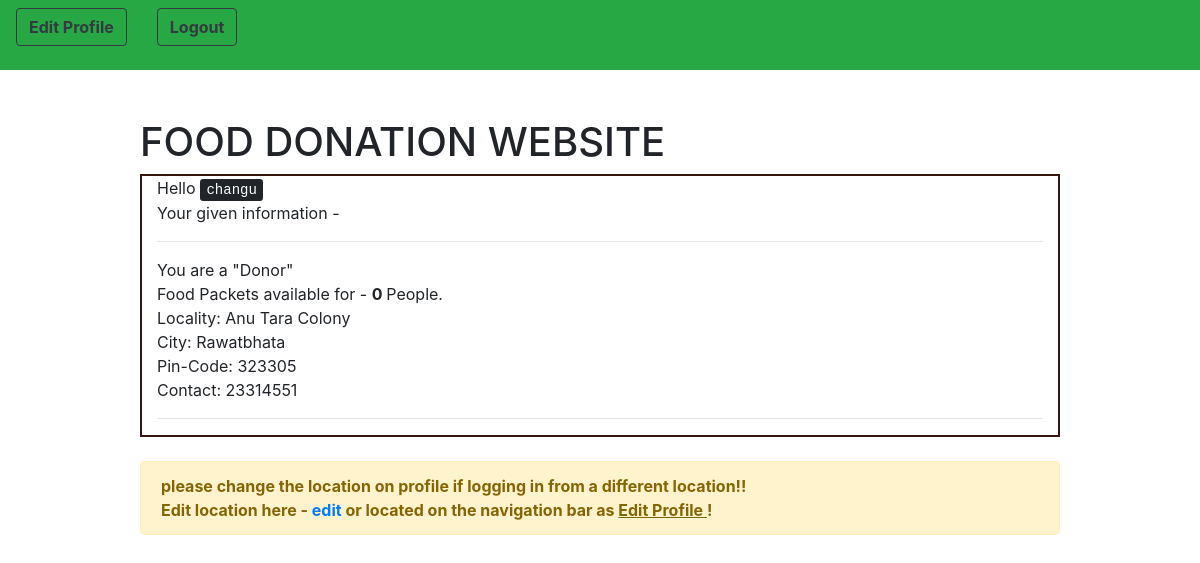
The page / (signed in) on the database as committed earlier.
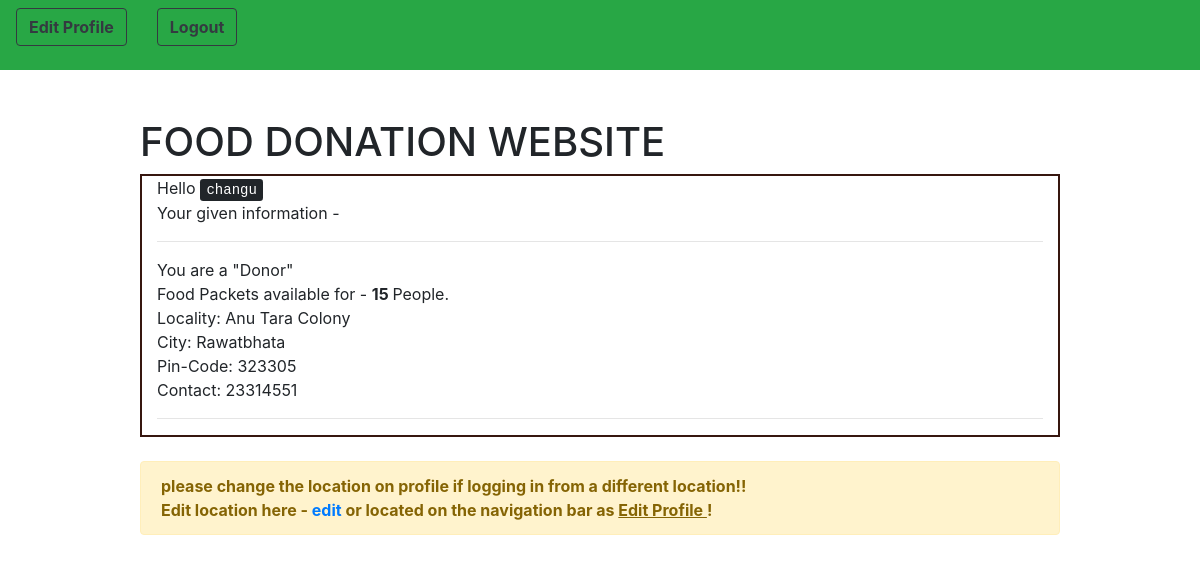
The same page on the database as committed later.
### customUser/models.py (models this page shows, shortened)
class CustomUser(AbstractUser):
    pin_code = models.IntegerField(null = True)
    contact_no = models.IntegerField(null = True)
    resources = models.IntegerField(null = True) # no. of persons avability/requirement
    locality = models.CharField(max_length = 100)
    city = models.CharField(max_length = 50)
    """CHOICES=[('0','Donor'),
                     ('1','Reciever')]"""
    user_type = models.IntegerField(null = True) # 0 - Donor 1 - Reciever
    email = models.EmailField(unique=True)

### templates/home.html (shortened to what this page needs)
{% extends 'base_with_home.html' %}
{% load crispy_forms_tags %}
{% block navigation %}
	<div class = "row">
	{% if user.is_authenticated %}
			<div class = "col">
				<form method = "get" action = "{% url 'edit_profile' %}">
					<button type = "submit" class = "btn btn-outline-dark navbar-btn"> <strong> Edit Profile</strong></button>
				</form>
			</div>
			<div class = "col">
				<form method = "post" action = "{% url 'logout' %}">
					<button type = "submit" class = "btn btn-outline-dark navbar-btn"> <strong> Logout</strong></button>
				</form>
			</div>
		{% endif %}
				</div>
{% endblock %}
{% block content %}
	<h1> FOOD DONATION WEBSITE </h1>
<div class = "container-fluid" style="border:2px solid #36160F;">
	{% if user.is_authenticated %}
			Hello <kbd> {{ user.username }}</kbd>
		 <br> Your given information - <br> <hr>
		 	{% if user.user_type == 0 %}
				You are a "Donor"<br>
				Food Packets available for - <strong> {{ user.resources }} </strong> People.<br>
			{% else %}
				You are a "Reciever"<br>
				Food Packets Required for - <strong> {{user.resources}} </strong> People.<br>
			{% endif %}
			Locality: {{ user.locality }} <br>
			City: {{ user.city }} <br>
			Pin-Code: {{ user.pin_code }} <br>
			Contact: {{ user.contact_no }} <br> <hr>
</div>
<br>
      <div class="alert alert-warning alert-dismissible fade show">
   <strong> please change the location on profile if logging in from a different location!! <br>
          Edit location here - <a href = "{% url 'edit_profile' %}"> edit </a> or located on the navigation bar as <u>Edit Profile </u>!
        </strong>
  </div>
<br>
	{% else %}
	<br>
	<div class = "container-fluid">
		<h4> <kbd> You are not logged in! </kbd><br> <br>  </h4>
	</div>
	{% endif %}
{% endblock %}

Rows that differ between the two databases and show on the page:
changed CustomUser "Anu Tara Colony": resources "0" → "15"
